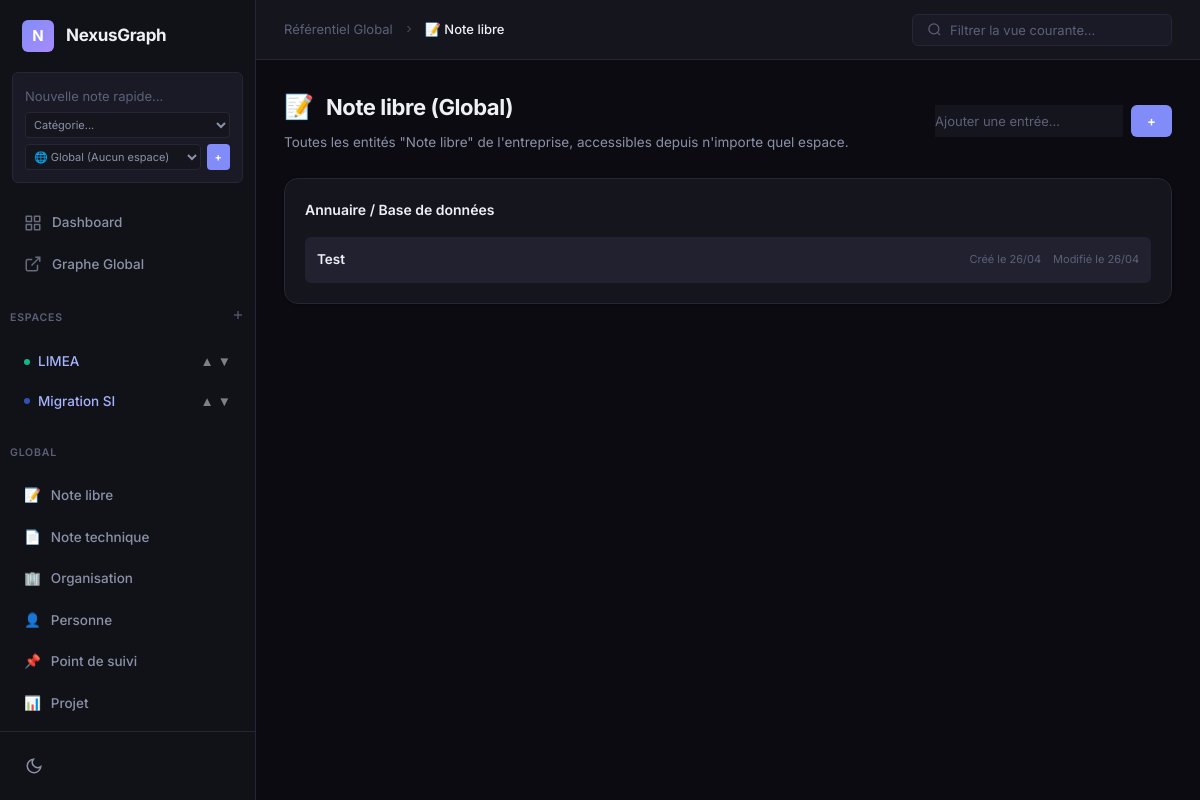
The page /category/8 on the database its author committed.
### app/models/space.py (models this page shows)
class Space(BaseModel):
    name = CharField(unique=True, max_length=100)
    description = TextField(null=True)
    color = CharField(max_length=20, default='#10b981')
    order_index = IntegerField(default=0)
    created_at = DateTimeField(default=datetime.datetime.now)
    deleted_at = DateTimeField(null=True)
    class Meta:
        table_name = 'spaces'

### app/models/category.py (models this page shows)
class Category(BaseModel):
    name = CharField(unique=True, max_length=50)
    icon = CharField(max_length=10, default='📄')
    color = CharField(max_length=20, default='#6366f1')
    graph_shape = CharField(max_length=20, default='ellipse')
    is_visible_on_graph = BooleanField(default=True)
    created_at = DateTimeField(default=datetime.datetime.now)
    class Meta:
        table_name = 'categories'

### app/models/page.py (models this page shows)
class Page(BaseModel):
    title = CharField(max_length=255)
    content = TextField(null=True)  # Contenu HTML de Quill
    raw_text = TextField(null=True) # Texte brut pour la recherche FTS
    category = ForeignKeyField(Category, backref='pages', on_delete='RESTRICT')
    space = ForeignKeyField(Space, backref='pages', null=True, on_delete='CASCADE')
    created_at = DateTimeField(default=datetime.datetime.now)
    updated_at = DateTimeField(default=datetime.datetime.now)
    deleted_at = DateTimeField(null=True)
    class Meta:
        table_name = 'pages'

### app/routes/views_bp.py (the view)
@views_bp.route('/category/<int:category_id>', methods=['GET'])
def view_category(category_id):
    category = Category.get_or_none(Category.id == category_id)
    if not category:
        return "Catégorie introuvable", 404
    pages = Page.select().where((Page.category == category) & (Page.space.is_null()) & Page.deleted_at.is_null()).order_by(Page.updated_at.desc())
    return render_template('category_view.html', category=category, pages=pages)

### app/routes/views_bp.py (called while the page is built)
@views_bp.context_processor
def inject_sidebar_data():
    spaces = Space.select().where(Space.deleted_at.is_null()).order_by(Space.order_index, Space.name)
    categories = Category.select().order_by(Category.name)
    return dict(spaces=spaces, categories=categories)

### app/templates/category_view.html (shortened to what this page needs)
{% extends "base.html" %}
{% block breadcrumb %}
    <a href="{{ url_for('views.index') }}" style="color: var(--text-tertiary);">Référentiel Global</a>
    <svg viewBox="0 0 24 24" fill="none" stroke="currentColor" stroke-width="2" style="width: 12px; margin: 0 4px;"><polyline points="9 18 15 12 9 6"></polyline></svg>
    <span>{{ category.icon }} {{ category.name }}</span>
{% endblock %}
{% block content %}
<div style="display: flex; justify-content: space-between; align-items: center; margin-bottom: 24px;">
    <div>
        <div style="display: flex; align-items: center; gap: 12px; margin-bottom: 6px;">
            <span style="font-size: 24px;">{{ category.icon }}</span>
            <h1 class="page-title" style="margin-bottom: 0;">{{ category.name }} (Global)</h1>
        </div>
        <p class="page-subtitle" style="margin-bottom: 0;">Toutes les entités "{{ category.name }}" de l'entreprise, accessibles depuis n'importe quel espace.</p>
    </div>
    <form action="/page/quick_capture" method="POST" style="display: flex; gap: 8px;">
        <input type="text" name="title" class="quick-capture-input" placeholder="Ajouter une entrée..." required autocomplete="off" style="margin-bottom: 0; background: var(--bg-surface);">
        <button type="submit" style="padding: 8px 16px; background: var(--accent); color: white; border-radius: var(--radius-sm); font-weight: 600;">+</button>
    </form>
</div>
<div class="card">
    <div class="card-header">
        <h3 class="card-title">Annuaire / Base de données</h3>
    </div>
    <div style="display: flex; flex-direction: column; gap: 12px;">
        {% if pages %}
            {% for page in pages %}
            <a href="/page/{{ page.id }}" class="kanban-card" data-title="{{ page.title|lower }}" style="display: flex; justify-content: space-between; align-items: center; padding: 12px; background: var(--bg-hover); border-radius: var(--radius-sm); color: var(--text-primary);">
                <div style="display: flex; align-items: center; gap: 12px;">
                    <div>
                        <div style="font-weight: 600; font-size: 13.5px;">{{ page.title }}</div>
                    </div>
                </div>
                <div style="font-size: 11px; color: var(--text-tertiary); display: flex; gap: 12px;">
                    <span>Créé le {{ page.created_at.strftime('%d/%m') }}</span>
                    <span>Modifié le {{ page.updated_at.strftime('%d/%m') }}</span>
                </div>
            </a>
            {% endfor %}
        {% else %}
            <div style="text-align: center; color: var(--text-tertiary); padding: 20px;">
                Aucune donnée dans le référentiel Global pour cette catégorie.
            </div>
        {% endif %}
    </div>
</div>
{% endblock %}

### app/templates/base.html (shortened to what this page needs)
<!DOCTYPE html>
<html lang="fr" data-theme="dark">
<head>
    <link rel="stylesheet" href="{{ url_for('static', filename='css/fonts.css') }}">
    <link rel="stylesheet" href="{{ url_for('static', filename='css/nexus.css') }}">
</head>
<body>
    <div class="app">
        <aside class="sidebar">
            <div class="sidebar-header">
                <div class="sidebar-logo">N</div>
                <div class="sidebar-title">NexusGraph</div>
            </div>
            <div class="quick-capture">
                <form action="/page/quick_capture" method="POST">
                    <input type="text" name="title" class="quick-capture-input" placeholder="Nouvelle note rapide..." required autocomplete="off">
                    <div class="quick-capture-controls" style="flex-wrap: wrap;">
                        <select name="category_id" class="quick-capture-select" required>
                            <option value="" disabled selected>Catégorie...</option>
                        </select>
                        <select name="space_id" class="quick-capture-select" required>
                            <option value="">🌐 Global (Aucun espace)</option>
                        </select>
                        <button type="submit" class="quick-capture-btn">+</button>
                    </div>
                </form>
            </div>
            <div class="sidebar-scroll">
                <nav class="sidebar-nav">
                    <a href="{{ url_for('views.index') }}" class="nav-item {% if request.endpoint == 'views.index' %}active{% endif %}">
                        <svg viewBox="0 0 24 24" fill="none" stroke="currentColor" stroke-width="2" stroke-linecap="round" stroke-linejoin="round"><rect x="3" y="3" width="7" height="7"></rect><rect x="14" y="3" width="7" height="7"></rect><rect x="14" y="14" width="7" height="7"></rect><rect x="3" y="14" width="7" height="7"></rect></svg>
                        Dashboard
                    </a>
                    <a href="/graph" class="nav-item {% if request.endpoint == 'views.graph' %}active{% endif %}">
                        <svg viewBox="0 0 24 24" fill="none" stroke="currentColor" stroke-width="2"><path d="M18 13v6a2 2 0 0 1-2 2H5a2 2 0 0 1-2-2V8a2 2 0 0 1 2-2h6"></path><polyline points="15 3 21 3 21 9"></polyline><line x1="10" y1="14" x2="21" y2="3"></line></svg>
                        Graphe Global
                    </a>
                </nav>
                <div class="nav-section-label" style="display: flex; justify-content: space-between; align-items: center;">
                    Espaces
                    <a href="/space/new" title="Créer un espace" style="color: var(--text-tertiary); cursor: pointer;">
                        <svg viewBox="0 0 24 24" fill="none" stroke="currentColor" stroke-width="2" style="width: 14px; height: 14px;"><line x1="12" y1="5" x2="12" y2="19"></line><line x1="5" y1="12" x2="19" y2="12"></line></svg>
                    </a>
                </div>
                <nav class="sidebar-nav">
                    {% if spaces %}
                    <ul class="nav-menu">
                        {% for s in spaces %}
                            <li class="nav-item">
                                <a href="/space/{{ s.id }}" class="nav-link" style="display: flex; align-items: center; justify-content: space-between; width: 100%;">
                                    <div style="display: flex; align-items: center; gap: 8px;">
                                        <span class="tag-dot" style="background: {{ s.color }}"></span>
                                        <span>{{ s.name }}</span>
                                    </div>
                                    <div style="display: flex; gap: 4px; font-size: 10px; opacity: 0.5;">
                                        <form method="POST" action="/space/{{ s.id }}/move_up" style="margin:0;"><button type="submit" style="background:none;border:none;cursor:pointer;color:var(--text-primary);padding:0;" title="Monter">▲</button></form>
                                        <form method="POST" action="/space/{{ s.id }}/move_down" style="margin:0;"><button type="submit" style="background:none;border:none;cursor:pointer;color:var(--text-primary);padding:0;" title="Descendre">▼</button></form>
                                    </div>
                                </a>
                            </li>
                        {% endfor %}
                    </ul>
                    {% else %}
                        <div style="padding: 0 12px; font-size: 12px; color: var(--text-tertiary);">Aucun espace.</div>
                    {% endif %}
                </nav>
                <div class="nav-section-label">Global</div>
                <nav class="sidebar-nav">
                    {% if categories %}
                        {% for c in categories %}
                        <a href="/category/{{ c.id }}" class="nav-item">
                            <span>{{ c.icon }}</span>
                            {{ c.name }}
                        </a>
                        {% endfor %}
                    {% endif %}
                </nav>
            </div>
            <div class="sidebar-footer">
                <button class="theme-toggle" id="theme-btn" title="Changer de thème">
                    <svg viewBox="0 0 24 24" fill="none" stroke="currentColor" stroke-width="2"><path d="M21 12.79A9 9 0 1 1 11.21 3 7 7 0 0 0 21 12.79z"></path></svg>
                </button>
            </div>
        </aside>
        <main class="main">
            <div class="topbar">
                <div class="topbar-left">
                    <div class="breadcrumb">
                        {% block breadcrumb %}{% endblock %}
                    </div>
                </div>
                <div class="topbar-right">
                    <div class="search-box">
                        <svg viewBox="0 0 24 24" fill="none" stroke="currentColor" stroke-width="2"><circle cx="11" cy="11" r="8"></circle><line x1="21" y1="21" x2="16.65" y2="16.65"></line></svg>
                        <input type="text" id="global-search" placeholder="Filtrer la vue courante...">
                    </div>
                </div>
            </div>
            <div class="page-content" id="app-content">
                {% block content %}{% endblock %}
            </div>
        </main>
    </div>
</body>
</html>

### rows shown on the page
Space: name "LIMEA"
Space: name "Migration SI"
Category: icon "📝", name "Note libre"
Category: icon "📄", name "Note technique"
Category: icon "🏢", name "Organisation"
Category: icon "👤", name "Personne"
Category: icon "📌", name "Point de suivi"
Category: icon "📊", name "Projet"
Page: title "Test", created_at "26/04", updated_at "26/04"
